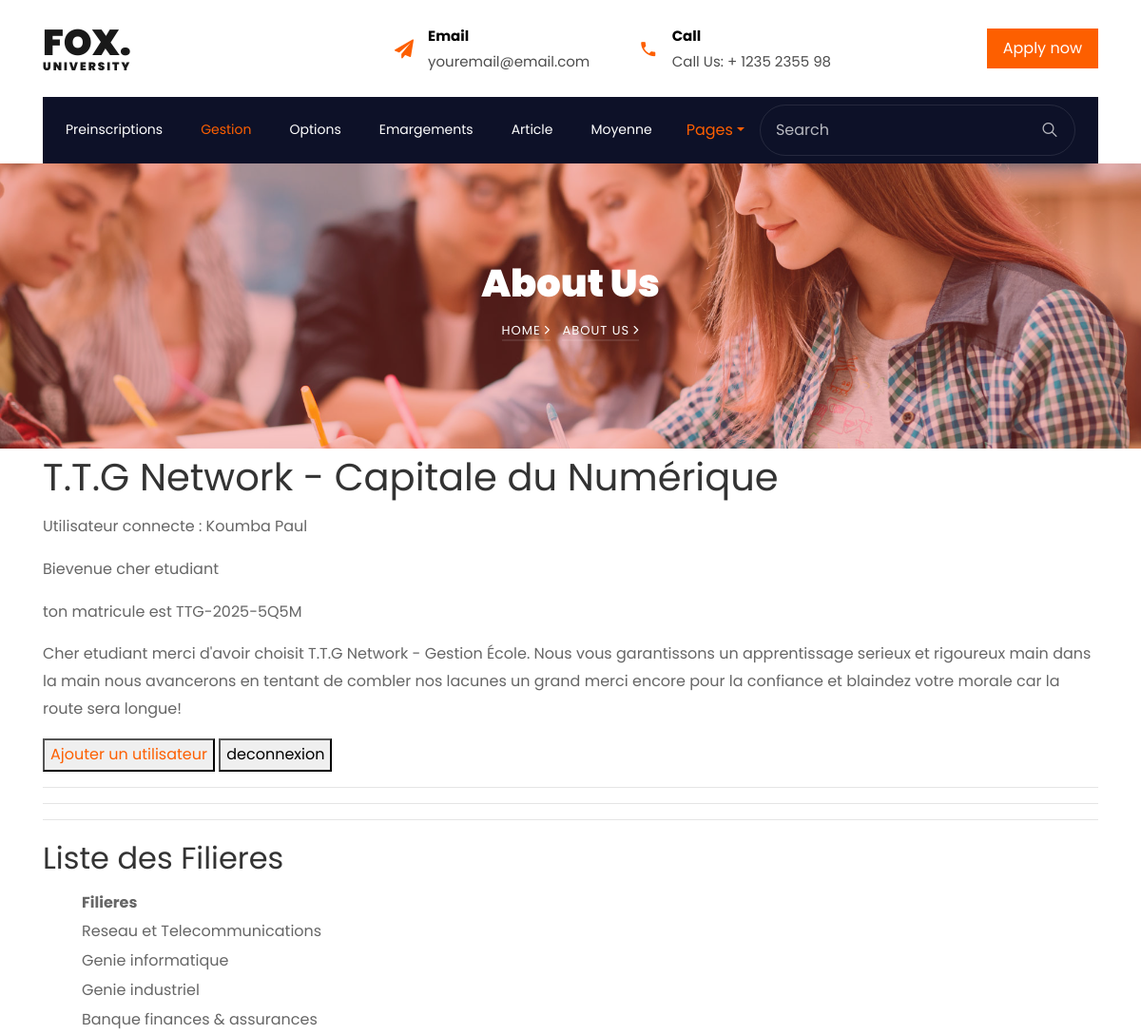
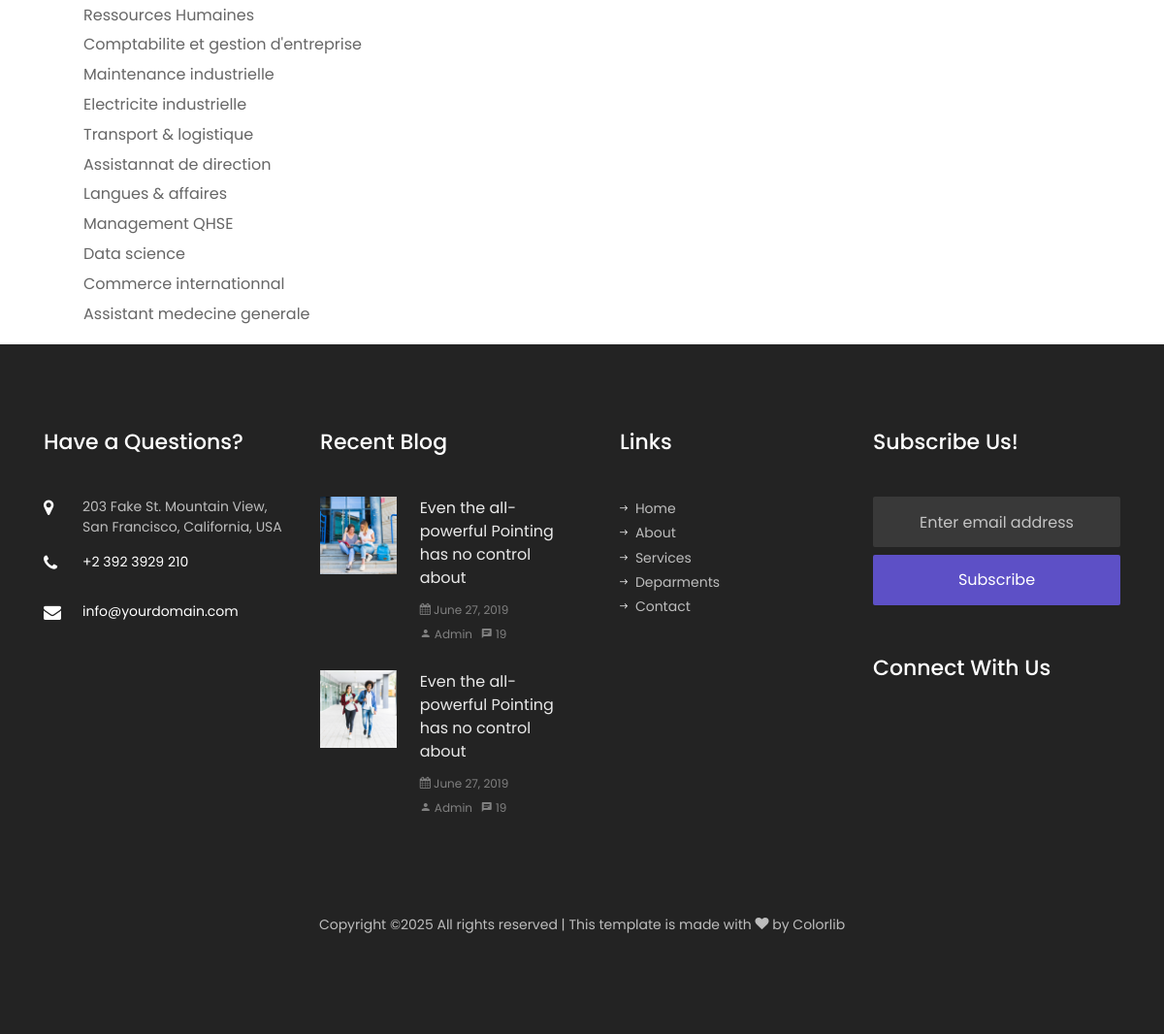
Page /filiere (signed in) on the committed database (2 pictures, top to bottom).
### Projet_annee/models.py (models this page shows, shortened)
class User(AbstractUser):
    ROLES = (
        ('admin', 'Administrateur'),
        ('formateur', 'Formateur'),
        ('etudiant', 'Étudiant'),
        ('parent', 'Parent'),
    )
    role = models.CharField(max_length=20, choices=ROLES)
    code_formateur = models.CharField(max_length=10, unique=True, null=True, blank=True)
    code_parent = models.CharField(max_length=10, unique=True, null=True, blank=True)
    matricule = models.CharField(max_length=30, unique=True, null=True, blank=True)

class Filiere(models.Model):
    nom = models.CharField(max_length=100)

### Projet_annee/views.py (the view)
# urls.py: path('filiere', views.filieres_view, name='filiere'),
@login_required
def filieres_view(request):
    filieres = Filiere.objects.all()
    return render(request, 'liste_filieres.html', {'filieres': filieres})

### Projet_annee/templates/liste_filieres.html (shortened to what this page needs)
{% extends "base.html" %}
{% block content %}
  <hr>
  <h2>Liste des Filieres</h2>
  <ul>
      <table>
        <tr>
          <th>Filieres</th>
        </tr>
        {% for filiere in filieres %}
        <tr>
          <td>{{ filiere.nom }}</td>
        </tr>
        {% endfor %}
      </table>
  </ul>
{% endblock %}

### Projet_annee/templates/base.html (shortened to what this page needs)
<!DOCTYPE html>
{% load static  %}
<html lang="en">
  <head>
    <link rel="stylesheet" href="{% static 'css/open-iconic-bootstrap.min.css' %}">
    <link rel="stylesheet" href="{% static 'css/animate.css' %}">
    <link rel="stylesheet" href="{% static 'css/owl.carousel.min.css' %}">
    <link rel="stylesheet" href="{% static 'css/owl.theme.default.min.css' %}">
    <link rel="stylesheet" href="{% static 'css/magnific-popup.css' %}">
    <link rel="stylesheet" href="{% static 'css/aos.css' %}">
    <link rel="stylesheet" href="{% static 'css/ionicons.min.css' %}">
    <link rel="stylesheet" href="{% static 'css/flaticon.css' %}">
    <link rel="stylesheet" href="{% static 'css/icomoon.css' %}">
    <link rel="stylesheet" href="{% static 'css/style.css' %}">
  </head>
  <body>
	  <div class="bg-top navbar-light">
    	<div class="container">
    		<div class="row no-gutters d-flex align-items-center align-items-stretch">
    			<div class="col-md-4 d-flex align-items-center py-4">
    				<a class="navbar-brand" href="index.html">Fox. <span>University</span></a>
    			</div>
	    		<div class="col-lg-8 d-block">
		    		<div class="row d-flex">
					    <div class="col-md d-flex topper align-items-center align-items-stretch py-md-4">
					    	<div class="icon d-flex justify-content-center align-items-center"><span class="icon-paper-plane"></span></div>
					    	<div class="text">
					    		<span>Email</span>
						    	<span>youremail@email.com</span>
						    </div>
					    </div>
					    <div class="col-md d-flex topper align-items-center align-items-stretch py-md-4">
					    	<div class="icon d-flex justify-content-center align-items-center"><span class="icon-phone2"></span></div>
						    <div class="text">
						    	<span>Call</span>
						    	<span>Call Us: + 1235 2355 98</span>
						    </div>
					    </div>
					    <div class="col-md topper d-flex align-items-center justify-content-end">
					    	<p class="mb-0">
					    		<a href="#" class="btn py-2 px-3 btn-primary d-flex align-items-center justify-content-center">
					    			<span>Apply now</span>
					    		</a>
					    	</p>
					    </div>
				    </div>
			    </div>
		    </div>
		  </div>
    </div>
	  <nav class="navbar navbar-expand-lg navbar-dark bg-dark ftco-navbar-light" id="ftco-navbar">
	    <div class="container d-flex align-items-center px-4">
	      <form action="#" class="searchform order-lg-last">
          <div class="form-group d-flex">
            <input type="text" class="form-control pl-3" placeholder="Search">
            <button type="submit" placeholder="" class="form-control search"><span class="ion-ios-search"></span></button>
          </div>
        </form>
	      <div class="collapse navbar-collapse" id="ftco-nav">
	        <ul class="navbar-nav mr-auto">
	        	<li class="nav-item"><a href="{% url 'preinscription' %}" class="nav-link pl-0">Preinscriptions</a></li>
	        	<li class="nav-item active"><a href="{% url 'admin:index' %}" class="nav-link">Gestion</a></li>
	        	<li class="nav-item"><a href="{% url 'options' %}" class="nav-link">Options</a></li>
	        	<li class="nav-item"><a href="{% url 'liste_emargements' %}" class="nav-link">Emargements</a></li>
	        	<li class="nav-item"><a href="{% url 'article' %}" class="nav-link">Article</a></li>
	          <li class="nav-item"><a href="{% url 'recherche_moyenne' %}" class="nav-link">Moyenne</a></li>
	        </ul>
	      </div>
        <div class="nav-item dropdown">
                    <a href="#" class="nav-link dropdown-toggle" data-bs-toggle="dropdown">Pages</a>
	    </div>
	  </nav>
    <section class="hero-wrap hero-wrap-2" style="background-image: url('static/images/bg_1.jpg');">
      <div class="overlay"></div>
      <div class="container">
        <div class="row no-gutters slider-text align-items-center justify-content-center">
          <div class="col-md-9 ftco-animate text-center">
            <h1 class="mb-2 bread">About Us</h1>
            <p class="breadcrumbs"><span class="mr-2"><a href="index.html">Home <i class="ion-ios-arrow-forward"></i></a></span> <span>About us <i class="ion-ios-arrow-forward"></i></span></p>
          </div>
        </div>
      </div>
    </section>
      <section>
          <div class="container border:10px-solid-black ">
    <header>
      <h1>T.T.G Network - Capitale du Numérique</h1>
      <main>
          <p>Utilisateur connecte : {{user}}</p>
            {% if user.is_authenticated %}
            {% if user.role %}
            <p>Bievenue cher {{user.role}} </p>
            {% else %}
            <p>Bievenue cher Admin </p>
            {% endif %}
              {% if user.matricule %}
              <p>ton matricule est {{user.matricule}}</p>
              <p>
                  Cher etudiant merci d'avoir choisit T.T.G Network - Gestion École.
                  Nous vous garantissons un apprentissage serieux et rigoureux main dans
                  la main nous avancerons en tentant de combler nos lacunes un grand merci
                  encore pour la confiance et blaindez votre morale car la route sera longue!
              </p>
              {% endif %}
            {% endif %}
          <button><a href="{% url 'urlregister' %}">Ajouter un utilisateur</a></button>
          <a href="{% url 'urllogout' %}"><button>deconnexion</button></a>
          <hr>
          <hr>
        </main>
    </header>
      </section>
        <div class="container">
          {% block content %}{% endblock %}
        </div>
      <footer class="ftco-footer ftco-bg-dark ftco-section">
      <div class="container">
        <div class="row mb-5">
          <div class="col-md-6 col-lg-3">
            <div class="ftco-footer-widget mb-5">
            	<h2 class="ftco-heading-2">Have a Questions?</h2>
            	<div class="block-23 mb-3">
	              <ul>
	                <li><span class="icon icon-map-marker"></span><span class="text">203 Fake St. Mountain View, San Francisco, California, USA</span></li>
	                <li><a href="#"><span class="icon icon-phone"></span><span class="text">+2 392 3929 210</span></a></li>
	                <li><a href="#"><span class="icon icon-envelope"></span><span class="text">info@yourdomain.com</span></a></li>
	              </ul>
	            </div>
            </div>
          </div>
          <div class="col-md-6 col-lg-3">
            <div class="ftco-footer-widget mb-5">
              <h2 class="ftco-heading-2">Recent Blog</h2>
              <div class="block-21 mb-4 d-flex">
                <a class="blog-img mr-4" style="background-image: url(static/images/image_1.jpg);"></a>
                <div class="text">
                  <h3 class="heading"><a href="#">Even the all-powerful Pointing has no control about</a></h3>
                  <div class="meta">
                    <div><a href="#"><span class="icon-calendar"></span> June 27, 2019</a></div>
                    <div><a href="#"><span class="icon-person"></span> Admin</a></div>
                    <div><a href="#"><span class="icon-chat"></span> 19</a></div>
                  </div>
                </div>
              </div>
              <div class="block-21 mb-5 d-flex">
                <a class="blog-img mr-4" style="background-image: url(static/images/image_2.jpg);"></a>
                <div class="text">
                  <h3 class="heading"><a href="#">Even the all-powerful Pointing has no control about</a></h3>
                  <div class="meta">
                    <div><a href="#"><span class="icon-calendar"></span> June 27, 2019</a></div>
                    <div><a href="#"><span class="icon-person"></span> Admin</a></div>
                    <div><a href="#"><span class="icon-chat"></span> 19</a></div>
                  </div>
                </div>
              </div>
            </div>
          </div>
          <div class="col-md-6 col-lg-3">
            <div class="ftco-footer-widget mb-5 ml-md-4">
              <h2 class="ftco-heading-2">Links</h2>
              <ul class="list-unstyled">
                <li><a href="#"><span class="ion-ios-arrow-round-forward mr-2"></span>Home</a></li>
                <li><a href="#"><span class="ion-ios-arrow-round-forward mr-2"></span>About</a></li>
                <li><a href="#"><span class="ion-ios-arrow-round-forward mr-2"></span>Services</a></li>
                <li><a href="#"><span class="ion-ios-arrow-round-forward mr-2"></span>Deparments</a></li>
                <li><a href="#"><span class="ion-ios-arrow-round-forward mr-2"></span>Contact</a></li>
              </ul>
            </div>
          </div>
          <div class="col-md-6 col-lg-3">
            <div class="ftco-footer-widget mb-5">
            	<h2 class="ftco-heading-2">Subscribe Us!</h2>
              <form action="#" class="subscribe-form">
                <div class="form-group">
                  <input type="text" class="form-control mb-2 text-center" placeholder="Enter email address">
                  <input type="submit" value="Subscribe" class="form-control submit px-3">
                </div>
              </form>
            </div>
            <div class="ftco-footer-widget mb-5">
            	<h2 class="ftco-heading-2 mb-0">Connect With Us</h2>
            	<ul class="ftco-footer-social list-unstyled float-md-left float-lft mt-3">
              </ul>
            </div>
          </div>
        </div>
        <div class="row">
          <div class="col-md-12 text-center">
            <p>
  Copyright &copy;<script>document.write(new Date().getFullYear());</script> All rights reserved | This template is made with <i class="icon-heart" aria-hidden="true"></i> by <a href="https://colorlib.com" target="_blank">Colorlib</a>
  </p>
          </div>
        </div>
      </div>
    </footer>
  </body>
</html>

### Projet_annee/static/css/icomoon.css (style rules this page uses)
[class^="icon-"], [class*=" icon-"] { font-family: 'icomoon' !important; speak: none; font-style: normal; font-weight: normal; font-variant: normal; text-transform: none; line-height: 1; -webkit-font-smoothing: antialiased; -moz-osx-font-smoothing: grayscale; }
.icon-heart:before { content: "\f004"; }
.icon-map-marker:before { content: "\f041"; }
.icon-calendar:before { content: "\f073"; }
.icon-phone:before { content: "\f095"; }
.icon-envelope:before { content: "\f0e0"; }
.icon-paper-plane:before { content: "\f1d8"; }
.icon-phone2:before { content: "\e0cd"; }
.icon-chat:before { content: "\e0b7"; }
.icon-person:before { content: "\e7fd"; }

### rows in the picture
User: username "Koumba Paul", role "etudiant", matricule "TTG-2025-5Q5M"
Filiere: nom "Reseau et Telecommunications"
Filiere: nom "Genie informatique"
Filiere: nom "Genie industriel"
Filiere: nom "Banque finances & assurances"
Filiere: nom "Ressources Humaines"
Filiere: nom "Comptabilite et gestion d'entreprise"
Filiere: nom "Maintenance industrielle"
Filiere: nom "Electricite industrielle"
Filiere: nom "Transport & logistique"
Filiere: nom "Assistannat de direction"
Filiere: nom "Langues & affaires"
Filiere: nom "Management QHSE"
Filiere: nom "Data science"
Filiere: nom "Commerce internationnal"
Filiere: nom "Assistant medecine generale"
